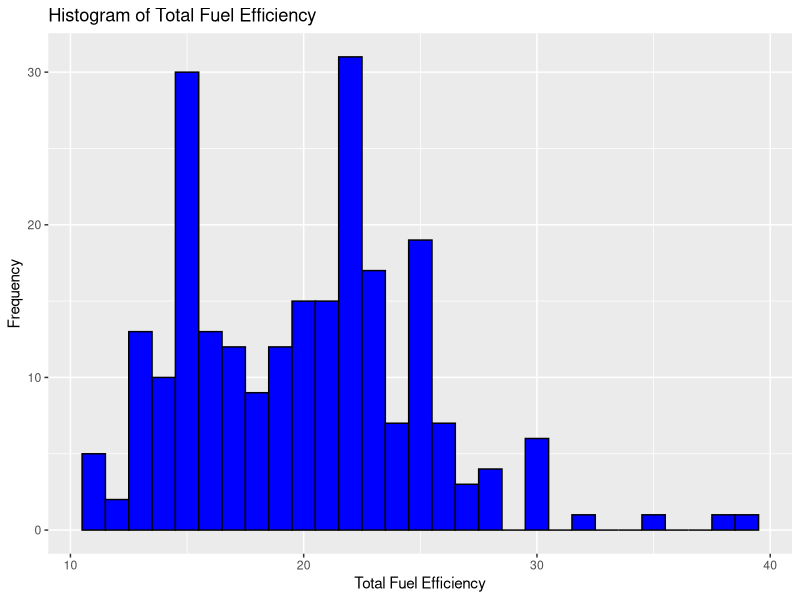
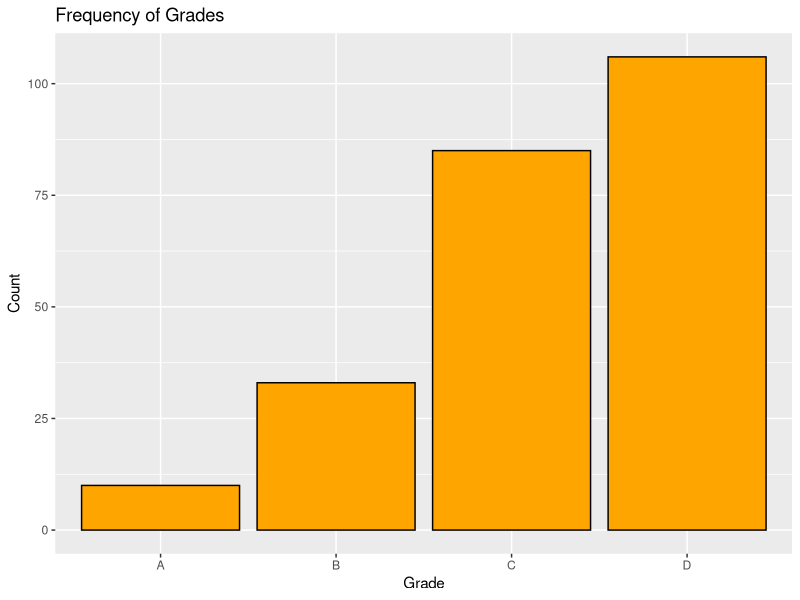

These charts were generated, in order, by the following R code:
# 필요한 패키지 로드
library(ggplot2)
library(dplyr)

# mpg 데이터 불러오기
data(mpg)

# 1) mpg 데이터의 모양(차원)과 변수의 속성을 출력
dim(mpg)
str(mpg)

# 2) cty(도시 연비)와 hwy(고속도로 연비) 두 변수를 하나로 통합한 파생변수 total을 데이터 프레임에 추가하고 평균을 출력
mpg <- mpg %>%
  mutate(total = (cty + hwy) / 2)

# total 변수의 평균을 출력
mean(mpg$total)

# 3) total 변수를 히스토그램으로 시각화
ggplot(mpg, aes(x = total)) +
  geom_histogram(binwidth = 1, fill = "blue", color = "black") +
  labs(title = "Histogram of Total Fuel Efficiency", x = "Total Fuel Efficiency", y = "Frequency")

# 4) total 변수의 값에 따라 등급을 부여한 grade 변수를 추가하고 결과를 출력
mpg <- mpg %>%
  mutate(grade = case_when(
    total >= 30 ~ "A",
    total >= 25 ~ "B",
    total >= 20 ~ "C",
    TRUE ~ "D"
  ))

# grade 변수의 빈도를 확인
table(mpg$grade)

# 5) grade 변수의 등급별 빈도를 막대그래프로 시각화
ggplot(mpg, aes(x = grade)) +
  geom_bar(fill = "orange", color = "black") +
  labs(title = "Frequency of Grades", x = "Grade", y = "Count")

# 6) class 변수로 그룹화하여 각 차종에 대한 cty 평균을 구하고 내림차순으로 정렬하여 출력
mpg %>%
  group_by(class) %>%
  summarise(mean_cty = mean(cty)) %>%
  arrange(desc(mean_cty))
